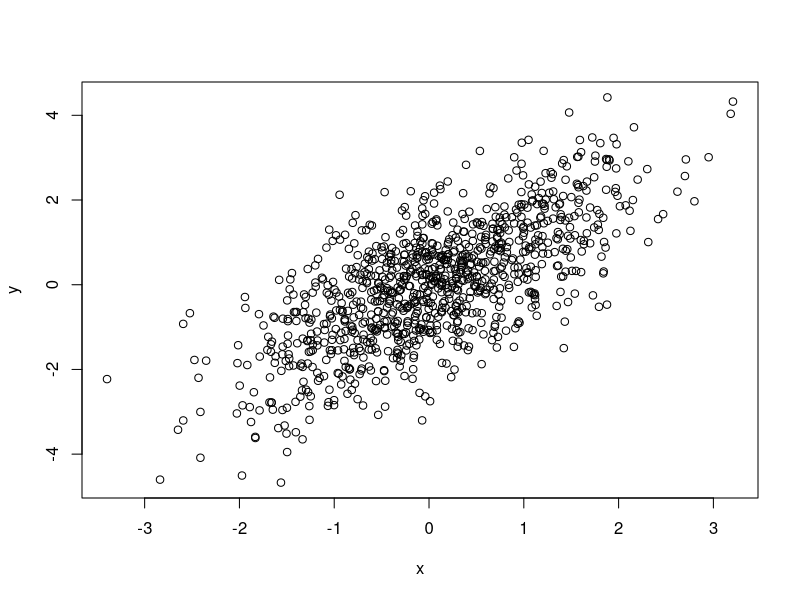
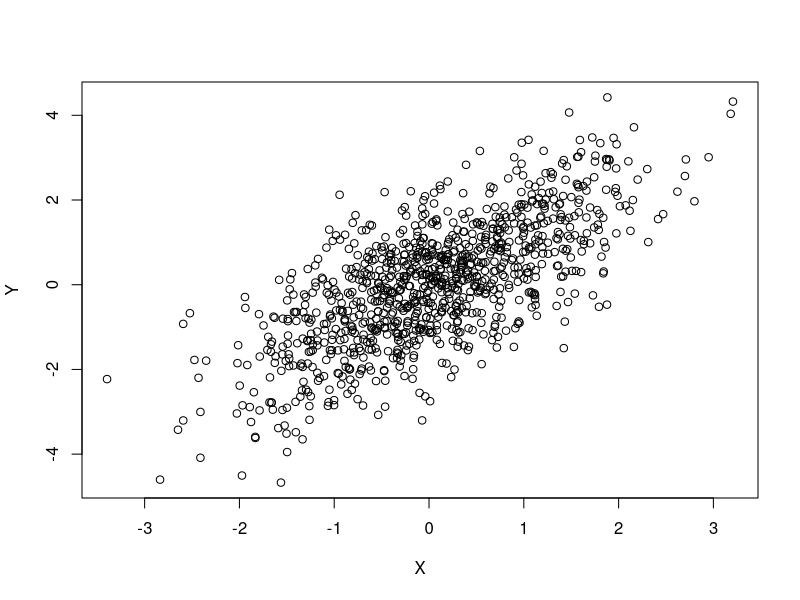
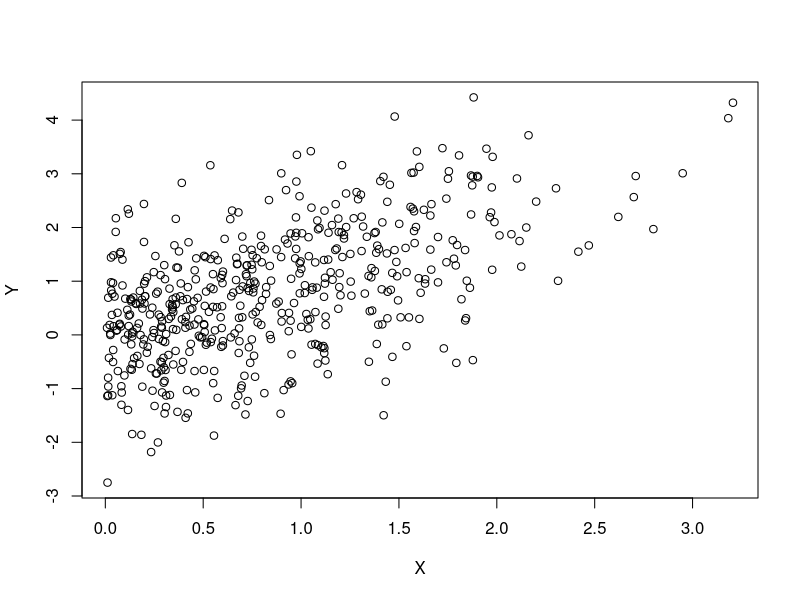
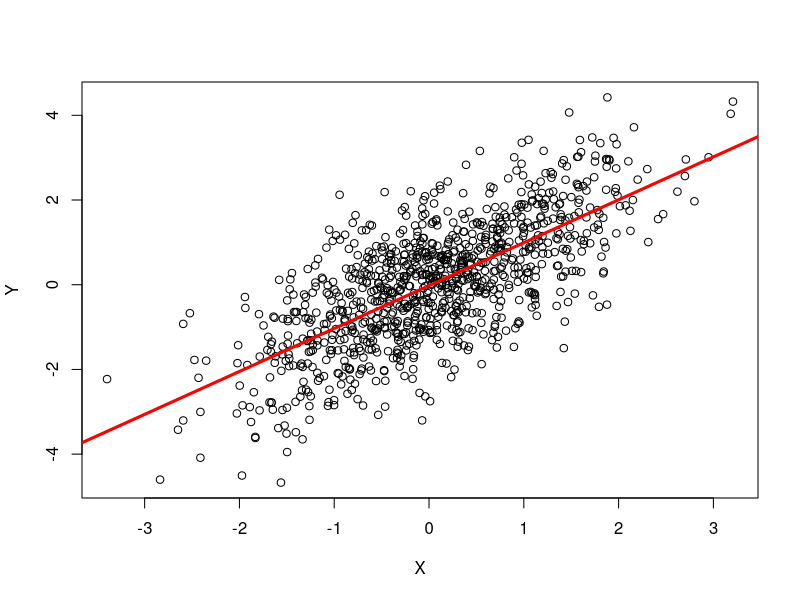

Recreate these plots in R, in order.
## ---- chunk 1
options(width=100)
knitr::opts_chunk$set(
    eval=as.logical(Sys.getenv("KNITR_EVAL", "TRUE")),
    cache=as.logical(Sys.getenv("KNITR_CACHE", "TRUE")))
## ---- chunk 2
1 + 1
## ---- chunk 3
x = 1
x + x
## ---- chunk 4
x = c(1, 2, 3)
x
## ---- chunk 5
y = sqrt(x)
y
## ---- chunk 6
x = c(1, 2, 3)
x
x <- c(4, 5, 6)
x
x <- 7:9
x
10:12 -> x
x
## ---- chunk 7
x <- c(1, 2, 3) -> y
x
y
## ---- chunk 8
    people <- c("Lori", "Nitesh", "Valerie", "Herve")
    people
## ---- chunk 9
    population <- c(Buffalo=259000, Rochester=210000, `New York`=8400000)
    population
    log10(population)
## ---- chunk 10
    truthiness <- c(TRUE, FALSE, NA)
    truthiness
## ---- chunk 11
    !truthiness
    truthiness | !truthiness
    truthiness & !truthiness
## ---- chunk 12
    undefined_numeric_values <- c(NA, 0/0, NaN, Inf, -Inf)
    undefined_numeric_values
    sqrt(undefined_numeric_values)
## ---- chunk 13
    toupper(people)
    substr(people, 1, 3)
## ---- chunk 14
    x <- 1:3
    x * 2            # '2' (vector of length 1) recycled to c(2, 2, 2)
    truthiness | NA
    truthiness & NA
## ---- chunk 15
    substr(tolower(people), 1, 3)
    population[population < 1000000]
## ---- chunk 16
    frenemies = list(
        friends=c("Larry", "Richard", "Vivian"),
        enemies=c("Dick", "Mike")
    )
    frenemies
## ---- chunk 17
    frenemies[1]
    frenemies[c("enemies", "friends")]
    frenemies[["enemies"]]
## ---- chunk 18
    sex = factor(c("Male", "Male", "Female"),
                 levels=c("Female", "Male", "Hermaphrodite"))
    sex
    sex == "Female"
    table(sex)
    sex[sex == "Female"]
## ---- chunk 19
x = rnorm(1000)       # 1000 random normal deviates
y = x + rnorm(1000)   # another 1000 deviates, as a function of x
plot(y ~ x)           # relationship between x and y
## ---- chunk 20
    df = data.frame(X=x, Y=y)
    head(df)           # first 6 rows
    plot(Y ~ X, df)    # same as above
## ---- chunk 21
    summary(df)
## ---- chunk 22
    positiveX = df[df$X > 0,]
    head(positiveX)
    plot(Y ~ X, positiveX)
## ---- chunk 23
    class(df)
    dim(df)
    colnames(df)
## ---- chunk 24
    fit <- lm(Y ~ X, df)
## ---- chunk 25
    plot(Y ~ X, df)
    abline(fit, col="red", lwd=3)
## ---- chunk 26
    anova(fit)
## ---- chunk 27
    class(fit)
    methods(class=class(fit))
